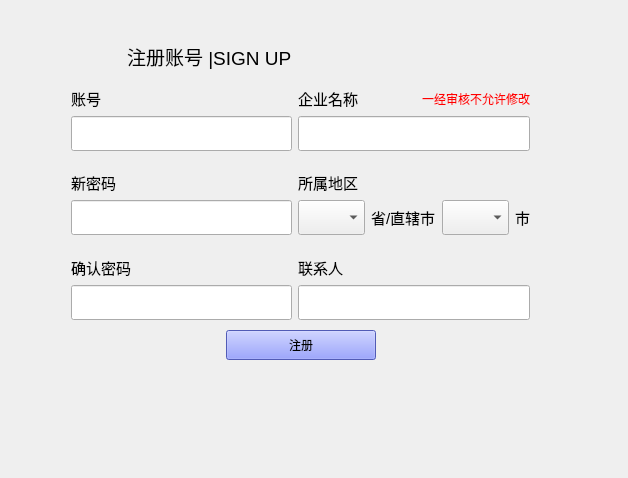
<?xml version="1.0" encoding="UTF-8"?>
<ui version="4.0">
 <class>Widget</class>
 <widget class="QWidget" name="Widget">
  <property name="geometry">
   <rect>
    <x>0</x>
    <y>0</y>
    <width>628</width>
    <height>478</height>
   </rect>
  </property>
  <property name="windowTitle">
   <string>Widget</string>
  </property>
  <widget class="QWidget" name="layoutWidget">
   <property name="geometry">
    <rect>
     <x>60</x>
     <y>20</y>
     <width>481</width>
     <height>351</height>
    </rect>
   </property>
   <layout class="QVBoxLayout" name="verticalLayout_9">
    <item>
     <layout class="QHBoxLayout" name="horizontalLayout_5">
      <item>
       <widget class="QLabel" name="label_7">
        <property name="minimumSize">
         <size>
          <width>50</width>
          <height>50</height>
         </size>
        </property>
        <property name="styleSheet">
         <string notr="true">image: url(:/10.jpg);
</string>
        </property>
        <property name="text">
         <string/>
        </property>
       </widget>
      </item>
      <item>
       <widget class="QLabel" name="label">
        <property name="font">
         <font>
          <pointsize>14</pointsize>
         </font>
        </property>
        <property name="text">
         <string>注册账号 |SIGN UP</string>
        </property>
       </widget>
      </item>
      <item>
       <spacer name="horizontalSpacer_2">
        <property name="orientation">
         <enum>Qt::Horizontal</enum>
        </property>
        <property name="sizeHint" stdset="0">
         <size>
          <width>40</width>
          <height>20</height>
         </size>
        </property>
       </spacer>
      </item>
     </layout>
    </item>
    <item>
     <layout class="QHBoxLayout" name="horizontalLayout_3">
      <item>
       <layout class="QVBoxLayout" name="verticalLayout_8">
        <item>
         <layout class="QVBoxLayout" name="verticalLayout">
          <item>
           <widget class="QLabel" name="label_2">
            <property name="font">
             <font>
              <pointsize>11</pointsize>
             </font>
            </property>
            <property name="text">
             <string>账号</string>
            </property>
           </widget>
          </item>
          <item>
           <widget class="QLineEdit" name="lineEdit">
            <property name="minimumSize">
             <size>
              <width>221</width>
              <height>35</height>
             </size>
            </property>
           </widget>
          </item>
         </layout>
        </item>
        <item>
         <spacer name="verticalSpacer_3">
          <property name="orientation">
           <enum>Qt::Vertical</enum>
          </property>
          <property name="sizeHint" stdset="0">
           <size>
            <width>20</width>
            <height>28</height>
           </size>
          </property>
         </spacer>
        </item>
        <item>
         <layout class="QVBoxLayout" name="verticalLayout_2">
          <item>
           <widget class="QLabel" name="label_3">
            <property name="font">
             <font>
              <pointsize>11</pointsize>
             </font>
            </property>
            <property name="text">
             <string>新密码</string>
            </property>
           </widget>
          </item>
          <item>
           <widget class="QLineEdit" name="lineEdit_2">
            <property name="minimumSize">
             <size>
              <width>221</width>
              <height>35</height>
             </size>
            </property>
           </widget>
          </item>
         </layout>
        </item>
        <item>
         <spacer name="verticalSpacer_4">
          <property name="orientation">
           <enum>Qt::Vertical</enum>
          </property>
          <property name="sizeHint" stdset="0">
           <size>
            <width>20</width>
            <height>28</height>
           </size>
          </property>
         </spacer>
        </item>
        <item>
         <layout class="QVBoxLayout" name="verticalLayout_3">
          <item>
           <widget class="QLabel" name="label_4">
            <property name="font">
             <font>
              <pointsize>11</pointsize>
             </font>
            </property>
            <property name="text">
             <string>确认密码</string>
            </property>
           </widget>
          </item>
          <item>
           <widget class="QLineEdit" name="lineEdit_3">
            <property name="minimumSize">
             <size>
              <width>221</width>
              <height>35</height>
             </size>
            </property>
           </widget>
          </item>
         </layout>
        </item>
       </layout>
      </item>
      <item>
       <spacer name="horizontalSpacer">
        <property name="orientation">
         <enum>Qt::Horizontal</enum>
        </property>
        <property name="sizeHint" stdset="0">
         <size>
          <width>40</width>
          <height>20</height>
         </size>
        </property>
       </spacer>
      </item>
      <item>
       <layout class="QVBoxLayout" name="verticalLayout_7">
        <item>
         <layout class="QVBoxLayout" name="verticalLayout_4">
          <item>
           <layout class="QHBoxLayout" name="horizontalLayout">
            <item>
             <widget class="QLabel" name="label_5">
              <property name="font">
               <font>
                <pointsize>11</pointsize>
               </font>
              </property>
              <property name="text">
               <string>企业名称</string>
              </property>
             </widget>
            </item>
            <item>
             <spacer name="horizontalSpacer_6">
              <property name="orientation">
               <enum>Qt::Horizontal</enum>
              </property>
              <property name="sizeHint" stdset="0">
               <size>
                <width>40</width>
                <height>20</height>
               </size>
              </property>
             </spacer>
            </item>
            <item>
             <widget class="QLabel" name="label_6">
              <property name="styleSheet">
               <string notr="true">color: rgb(255, 0, 0);</string>
              </property>
              <property name="text">
               <string>一经审核不允许修改</string>
              </property>
             </widget>
            </item>
           </layout>
          </item>
          <item>
           <widget class="QLineEdit" name="lineEdit_4">
            <property name="minimumSize">
             <size>
              <width>221</width>
              <height>35</height>
             </size>
            </property>
           </widget>
          </item>
         </layout>
        </item>
        <item>
         <spacer name="verticalSpacer">
          <property name="orientation">
           <enum>Qt::Vertical</enum>
          </property>
          <property name="sizeHint" stdset="0">
           <size>
            <width>20</width>
            <height>28</height>
           </size>
          </property>
         </spacer>
        </item>
        <item>
         <layout class="QVBoxLayout" name="verticalLayout_5">
          <item>
           <widget class="QLabel" name="label_11">
            <property name="font">
             <font>
              <pointsize>11</pointsize>
             </font>
            </property>
            <property name="text">
             <string>所属地区</string>
            </property>
           </widget>
          </item>
          <item>
           <layout class="QHBoxLayout" name="horizontalLayout_2">
            <item>
             <widget class="QComboBox" name="comboBox">
              <property name="minimumSize">
               <size>
                <width>0</width>
                <height>35</height>
               </size>
              </property>
             </widget>
            </item>
            <item>
             <widget class="QLabel" name="label_8">
              <property name="font">
               <font>
                <pointsize>11</pointsize>
               </font>
              </property>
              <property name="text">
               <string>省/直辖市</string>
              </property>
             </widget>
            </item>
            <item>
             <widget class="QComboBox" name="comboBox_2">
              <property name="minimumSize">
               <size>
                <width>0</width>
                <height>35</height>
               </size>
              </property>
             </widget>
            </item>
            <item>
             <widget class="QLabel" name="label_9">
              <property name="font">
               <font>
                <pointsize>11</pointsize>
               </font>
              </property>
              <property name="text">
               <string>市</string>
              </property>
             </widget>
            </item>
           </layout>
          </item>
         </layout>
        </item>
        <item>
         <spacer name="verticalSpacer_2">
          <property name="orientation">
           <enum>Qt::Vertical</enum>
          </property>
          <property name="sizeHint" stdset="0">
           <size>
            <width>20</width>
            <height>28</height>
           </size>
          </property>
         </spacer>
        </item>
        <item>
         <layout class="QVBoxLayout" name="verticalLayout_6">
          <item>
           <widget class="QLabel" name="label_10">
            <property name="font">
             <font>
              <pointsize>11</pointsize>
             </font>
            </property>
            <property name="text">
             <string>联系人</string>
            </property>
           </widget>
          </item>
          <item>
           <widget class="QLineEdit" name="lineEdit_5">
            <property name="minimumSize">
             <size>
              <width>221</width>
              <height>35</height>
             </size>
            </property>
           </widget>
          </item>
         </layout>
        </item>
       </layout>
      </item>
     </layout>
    </item>
    <item>
     <spacer name="verticalSpacer_5">
      <property name="orientation">
       <enum>Qt::Vertical</enum>
      </property>
      <property name="sizeHint" stdset="0">
       <size>
        <width>20</width>
        <height>30</height>
       </size>
      </property>
     </spacer>
    </item>
    <item>
     <layout class="QHBoxLayout" name="horizontalLayout_4">
      <item>
       <spacer name="horizontalSpacer_4">
        <property name="orientation">
         <enum>Qt::Horizontal</enum>
        </property>
        <property name="sizeHint" stdset="0">
         <size>
          <width>40</width>
          <height>20</height>
         </size>
        </property>
       </spacer>
      </item>
      <item>
       <widget class="QPushButton" name="pushButton">
        <property name="minimumSize">
         <size>
          <width>150</width>
          <height>30</height>
         </size>
        </property>
        <property name="styleSheet">
         <string notr="true">background-color: rgb(114, 128, 255);</string>
        </property>
        <property name="text">
         <string>注册</string>
        </property>
       </widget>
      </item>
      <item>
       <spacer name="horizontalSpacer_5">
        <property name="orientation">
         <enum>Qt::Horizontal</enum>
        </property>
        <property name="sizeHint" stdset="0">
         <size>
          <width>40</width>
          <height>20</height>
         </size>
        </property>
       </spacer>
      </item>
     </layout>
    </item>
   </layout>
  </widget>
 </widget>
 <layoutdefault spacing="6" margin="11"/>
 <resources/>
 <connections/>
</ui>
